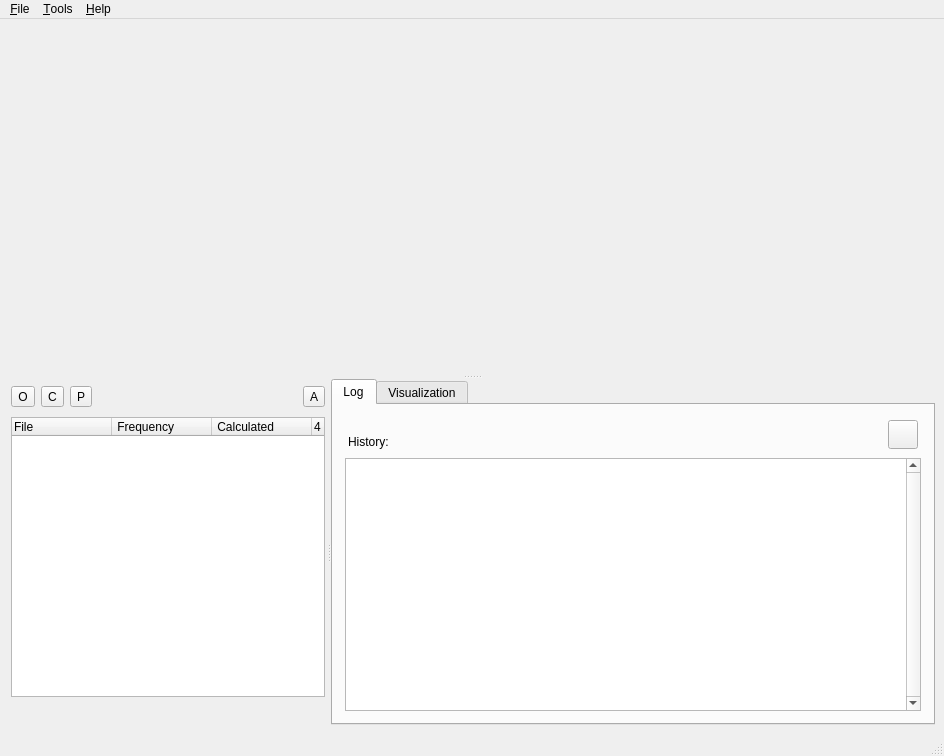
<ui version="4.0" >
 <class>MainWindowQAntenna</class>
 <widget class="QMainWindow" name="MainWindowQAntenna" >
  <property name="geometry" >
   <rect>
    <x>0</x>
    <y>0</y>
    <width>944</width>
    <height>756</height>
   </rect>
  </property>
  <property name="minimumSize" >
   <size>
    <width>640</width>
    <height>480</height>
   </size>
  </property>
  <property name="windowTitle" >
   <string>QAntenna</string>
  </property>
  <property name="windowIcon" >
   <iconset resource="resource.qrc" >:/icons/img/icon.png</iconset>
  </property>
  <widget class="QWidget" name="centralwidget" >
   <layout class="QGridLayout" >
    <property name="margin" >
     <number>9</number>
    </property>
    <property name="spacing" >
     <number>6</number>
    </property>
    <item row="0" column="0" >
     <widget class="QSplitter" name="splitter_2" >
      <property name="orientation" >
       <enum>Qt::Vertical</enum>
      </property>
      <widget class="GLWidget" native="1" name="widgetGL" >
       <property name="sizePolicy" >
        <sizepolicy>
         <hsizetype>7</hsizetype>
         <vsizetype>7</vsizetype>
         <horstretch>0</horstretch>
         <verstretch>0</verstretch>
        </sizepolicy>
       </property>
       <property name="minimumSize" >
        <size>
         <width>400</width>
         <height>300</height>
        </size>
       </property>
      </widget>
      <widget class="QSplitter" name="splitter" >
       <property name="sizePolicy" >
        <sizepolicy>
         <hsizetype>7</hsizetype>
         <vsizetype>1</vsizetype>
         <horstretch>0</horstretch>
         <verstretch>0</verstretch>
        </sizepolicy>
       </property>
       <property name="orientation" >
        <enum>Qt::Horizontal</enum>
       </property>
       <widget class="QWidget" native="1" name="widget" >
        <layout class="QVBoxLayout" >
         <property name="margin" >
          <number>2</number>
         </property>
         <property name="spacing" >
          <number>5</number>
         </property>
         <item>
          <layout class="QHBoxLayout" >
           <property name="margin" >
            <number>0</number>
           </property>
           <property name="spacing" >
            <number>6</number>
           </property>
           <item>
            <widget class="QToolButton" name="fileListOpen" >
             <property name="sizePolicy" >
              <sizepolicy>
               <hsizetype>0</hsizetype>
               <vsizetype>0</vsizetype>
               <horstretch>0</horstretch>
               <verstretch>0</verstretch>
              </sizepolicy>
             </property>
             <property name="toolTip" >
              <string>Open file...</string>
             </property>
             <property name="text" >
              <string>O</string>
             </property>
             <property name="iconSize" >
              <size>
               <width>22</width>
               <height>22</height>
              </size>
             </property>
            </widget>
           </item>
           <item>
            <widget class="QToolButton" name="fileListClose" >
             <property name="sizePolicy" >
              <sizepolicy>
               <hsizetype>0</hsizetype>
               <vsizetype>0</vsizetype>
               <horstretch>0</horstretch>
               <verstretch>0</verstretch>
              </sizepolicy>
             </property>
             <property name="toolTip" >
              <string>Close file...</string>
             </property>
             <property name="text" >
              <string>C</string>
             </property>
             <property name="iconSize" >
              <size>
               <width>22</width>
               <height>22</height>
              </size>
             </property>
            </widget>
           </item>
           <item>
            <widget class="QToolButton" name="fileListCalc" >
             <property name="text" >
              <string>P</string>
             </property>
             <property name="iconSize" >
              <size>
               <width>22</width>
               <height>22</height>
              </size>
             </property>
             <property name="toolButtonStyle" >
              <enum>Qt::ToolButtonTextBesideIcon</enum>
             </property>
            </widget>
           </item>
           <item>
            <spacer>
             <property name="orientation" >
              <enum>Qt::Horizontal</enum>
             </property>
             <property name="sizeType" >
              <enum>QSizePolicy::MinimumExpanding</enum>
             </property>
             <property name="sizeHint" >
              <size>
               <width>16</width>
               <height>31</height>
              </size>
             </property>
            </spacer>
           </item>
           <item>
            <widget class="QToolButton" name="fileListCloseAll" >
             <property name="text" >
              <string>A</string>
             </property>
             <property name="iconSize" >
              <size>
               <width>22</width>
               <height>22</height>
              </size>
             </property>
             <property name="toolButtonStyle" >
              <enum>Qt::ToolButtonTextBesideIcon</enum>
             </property>
            </widget>
           </item>
          </layout>
         </item>
         <item>
          <widget class="QTreeWidget" name="fileList" >
           <property name="enabled" >
            <bool>true</bool>
           </property>
           <property name="sizePolicy" >
            <sizepolicy>
             <hsizetype>1</hsizetype>
             <vsizetype>1</vsizetype>
             <horstretch>0</horstretch>
             <verstretch>0</verstretch>
            </sizepolicy>
           </property>
           <property name="minimumSize" >
            <size>
             <width>200</width>
             <height>0</height>
            </size>
           </property>
           <property name="maximumSize" >
            <size>
             <width>16777215</width>
             <height>16777215</height>
            </size>
           </property>
           <property name="layoutDirection" >
            <enum>Qt::LeftToRight</enum>
           </property>
           <property name="verticalScrollBarPolicy" >
            <enum>Qt::ScrollBarAsNeeded</enum>
           </property>
           <property name="horizontalScrollBarPolicy" >
            <enum>Qt::ScrollBarAlwaysOff</enum>
           </property>
           <property name="editTriggers" >
            <set>QAbstractItemView::AllEditTriggers</set>
           </property>
           <property name="alternatingRowColors" >
            <bool>true</bool>
           </property>
           <property name="selectionMode" >
            <enum>QAbstractItemView::MultiSelection</enum>
           </property>
           <property name="rootIsDecorated" >
            <bool>false</bool>
           </property>
           <property name="uniformRowHeights" >
            <bool>true</bool>
           </property>
           <property name="itemsExpandable" >
            <bool>false</bool>
           </property>
           <property name="animated" >
            <bool>false</bool>
           </property>
           <property name="allColumnsShowFocus" >
            <bool>true</bool>
           </property>
           <property name="columnCount" >
            <number>6</number>
           </property>
           <column>
            <property name="text" >
             <string>File</string>
            </property>
           </column>
           <column>
            <property name="text" >
             <string> Frequency</string>
            </property>
           </column>
           <column>
            <property name="text" >
             <string> Calculated </string>
            </property>
            <property name="icon" >
             <iconset resource="resource.qrc" >:/icons/img/sexec.png</iconset>
            </property>
           </column>
           <column>
            <property name="text" >
             <string/>
            </property>
            <property name="icon" >
             <iconset resource="resource.qrc" >:/icons/img/eye.png</iconset>
            </property>
           </column>
           <column>
            <property name="text" >
             <string>[Path]</string>
            </property>
           </column>
           <column>
            <property name="text" >
             <string>[Index]</string>
            </property>
           </column>
          </widget>
         </item>
         <item>
          <layout class="QHBoxLayout" >
           <property name="margin" >
            <number>3</number>
           </property>
           <property name="spacing" >
            <number>6</number>
           </property>
           <item>
            <spacer>
             <property name="orientation" >
              <enum>Qt::Horizontal</enum>
             </property>
             <property name="sizeHint" >
              <size>
               <width>40</width>
               <height>20</height>
              </size>
             </property>
            </spacer>
           </item>
          </layout>
         </item>
        </layout>
       </widget>
       <widget class="QTabWidget" name="tabWidget" >
        <property name="sizePolicy" >
         <sizepolicy>
          <hsizetype>7</hsizetype>
          <vsizetype>1</vsizetype>
          <horstretch>0</horstretch>
          <verstretch>0</verstretch>
         </sizepolicy>
        </property>
        <property name="tabPosition" >
         <enum>QTabWidget::North</enum>
        </property>
        <property name="tabShape" >
         <enum>QTabWidget::Rounded</enum>
        </property>
        <property name="currentIndex" >
         <number>0</number>
        </property>
        <property name="iconSize" >
         <size>
          <width>16</width>
          <height>16</height>
         </size>
        </property>
        <property name="elideMode" >
         <enum>Qt::ElideLeft</enum>
        </property>
        <widget class="QWidget" name="tabLog" >
         <attribute name="title" >
          <string>Log</string>
         </attribute>
         <layout class="QVBoxLayout" >
          <property name="margin" >
           <number>12</number>
          </property>
          <property name="spacing" >
           <number>6</number>
          </property>
          <item>
           <layout class="QHBoxLayout" >
            <property name="margin" >
             <number>3</number>
            </property>
            <property name="spacing" >
             <number>0</number>
            </property>
            <item>
             <widget class="QLabel" name="logTextLabel" >
              <property name="sizePolicy" >
               <sizepolicy>
                <hsizetype>7</hsizetype>
                <vsizetype>5</vsizetype>
                <horstretch>0</horstretch>
                <verstretch>0</verstretch>
               </sizepolicy>
              </property>
              <property name="text" >
               <string>History:</string>
              </property>
              <property name="alignment" >
               <set>Qt::AlignBottom|Qt::AlignLeading|Qt::AlignLeft</set>
              </property>
             </widget>
            </item>
            <item>
             <widget class="QToolButton" name="logTextClean" >
              <property name="toolTip" >
               <string>Clean history</string>
              </property>
              <property name="text" >
               <string/>
              </property>
              <property name="icon" >
               <iconset resource="resource.qrc" >:/icons/img/eraser.png</iconset>
              </property>
              <property name="iconSize" >
               <size>
                <width>22</width>
                <height>22</height>
               </size>
              </property>
             </widget>
            </item>
           </layout>
          </item>
          <item>
           <widget class="QWidget" native="1" name="verticalLayout_6" >
            <layout class="QVBoxLayout" >
             <property name="margin" >
              <number>0</number>
             </property>
             <property name="spacing" >
              <number>6</number>
             </property>
             <item>
              <widget class="QTextEdit" name="logText" >
               <property name="sizePolicy" >
                <sizepolicy>
                 <hsizetype>5</hsizetype>
                 <vsizetype>1</vsizetype>
                 <horstretch>0</horstretch>
                 <verstretch>0</verstretch>
                </sizepolicy>
               </property>
               <property name="maximumSize" >
                <size>
                 <width>16777215</width>
                 <height>16777215</height>
                </size>
               </property>
               <property name="acceptDrops" >
                <bool>false</bool>
               </property>
               <property name="verticalScrollBarPolicy" >
                <enum>Qt::ScrollBarAlwaysOn</enum>
               </property>
               <property name="horizontalScrollBarPolicy" >
                <enum>Qt::ScrollBarAlwaysOff</enum>
               </property>
               <property name="autoFormatting" >
                <set>QTextEdit::AutoNone</set>
               </property>
               <property name="tabChangesFocus" >
                <bool>true</bool>
               </property>
               <property name="undoRedoEnabled" >
                <bool>false</bool>
               </property>
               <property name="readOnly" >
                <bool>true</bool>
               </property>
               <property name="html" >
                <string>&lt;html>&lt;head>&lt;meta name="qrichtext" content="1" />&lt;style type="text/css">
p, li { white-space: pre-wrap; }
&lt;/style>&lt;/head>&lt;body style=" font-family:'Nimbus Sans L'; font-size:9pt; font-weight:400; font-style:normal; text-decoration:none;">
&lt;p style="-qt-paragraph-type:empty; margin-top:0px; margin-bottom:0px; margin-left:0px; margin-right:0px; -qt-block-indent:0; text-indent:0px;">&lt;/p>&lt;/body>&lt;/html></string>
               </property>
               <property name="textInteractionFlags" >
                <enum>Qt::NoTextInteraction</enum>
               </property>
              </widget>
             </item>
            </layout>
           </widget>
          </item>
         </layout>
        </widget>
        <widget class="QWidget" name="tabParameters" >
         <property name="enabled" >
          <bool>true</bool>
         </property>
         <attribute name="title" >
          <string>Visualization</string>
         </attribute>
         <layout class="QGridLayout" >
          <property name="margin" >
           <number>9</number>
          </property>
          <property name="spacing" >
           <number>6</number>
          </property>
          <item row="2" column="0" >
           <widget class="QWidget" native="1" name="layoutWidget_12" >
            <layout class="QHBoxLayout" >
             <property name="margin" >
              <number>2</number>
             </property>
             <property name="spacing" >
              <number>6</number>
             </property>
             <item>
              <layout class="QVBoxLayout" >
               <property name="margin" >
                <number>3</number>
               </property>
               <property name="spacing" >
                <number>6</number>
               </property>
               <item>
                <widget class="QLabel" name="labelSurfaceScale" >
                 <property name="text" >
                  <string>Pattern scale</string>
                 </property>
                </widget>
               </item>
               <item>
                <widget class="QLabel" name="labelAlpha" >
                 <property name="text" >
                  <string>Transparency</string>
                 </property>
                </widget>
               </item>
               <item>
                <widget class="QLabel" name="labelSphereRadius" >
                 <property name="text" >
                  <string>Spheres radius</string>
                 </property>
                </widget>
               </item>
               <item>
                <widget class="QLabel" name="labelSegmentRadius" >
                 <property name="text" >
                  <string>Segment radius</string>
                 </property>
                </widget>
               </item>
              </layout>
             </item>
             <item>
              <layout class="QVBoxLayout" >
               <property name="margin" >
                <number>3</number>
               </property>
               <property name="spacing" >
                <number>6</number>
               </property>
               <item>
                <widget class="QSlider" name="horizontalSliderSurfaceScale" >
                 <property name="minimumSize" >
                  <size>
                   <width>250</width>
                   <height>0</height>
                  </size>
                 </property>
                 <property name="toolTip" >
                  <string/>
                 </property>
                 <property name="minimum" >
                  <number>0</number>
                 </property>
                 <property name="maximum" >
                  <number>50</number>
                 </property>
                 <property name="pageStep" >
                  <number>1</number>
                 </property>
                 <property name="value" >
                  <number>10</number>
                 </property>
                 <property name="orientation" >
                  <enum>Qt::Horizontal</enum>
                 </property>
                 <property name="tickPosition" >
                  <enum>QSlider::TicksBelow</enum>
                 </property>
                 <property name="tickInterval" >
                  <number>4</number>
                 </property>
                </widget>
               </item>
               <item>
                <widget class="QSlider" name="horizontalSliderAlpha" >
                 <property name="minimum" >
                  <number>0</number>
                 </property>
                 <property name="maximum" >
                  <number>100</number>
                 </property>
                 <property name="singleStep" >
                  <number>1</number>
                 </property>
                 <property name="pageStep" >
                  <number>2</number>
                 </property>
                 <property name="value" >
                  <number>50</number>
                 </property>
                 <property name="sliderPosition" >
                  <number>50</number>
                 </property>
                 <property name="orientation" >
                  <enum>Qt::Horizontal</enum>
                 </property>
                 <property name="tickPosition" >
                  <enum>QSlider::TicksBelow</enum>
                 </property>
                 <property name="tickInterval" >
                  <number>7</number>
                 </property>
                </widget>
               </item>
               <item>
                <widget class="QSlider" name="horizontalSliderRadius" >
                 <property name="maximum" >
                  <number>100</number>
                 </property>
                 <property name="singleStep" >
                  <number>1</number>
                 </property>
                 <property name="pageStep" >
                  <number>2</number>
                 </property>
                 <property name="value" >
                  <number>50</number>
                 </property>
                 <property name="sliderPosition" >
                  <number>50</number>
                 </property>
                 <property name="orientation" >
                  <enum>Qt::Horizontal</enum>
                 </property>
                 <property name="tickPosition" >
                  <enum>QSlider::TicksBelow</enum>
                 </property>
                 <property name="tickInterval" >
                  <number>2</number>
                 </property>
                </widget>
               </item>
               <item>
                <widget class="QSlider" name="horizontalSliderSegmentRadius" >
                 <property name="minimum" >
                  <number>1</number>
                 </property>
                 <property name="maximum" >
                  <number>10</number>
                 </property>
                 <property name="pageStep" >
                  <number>1</number>
                 </property>
                 <property name="sliderPosition" >
                  <number>2</number>
                 </property>
                 <property name="orientation" >
                  <enum>Qt::Horizontal</enum>
                 </property>
                 <property name="tickPosition" >
                  <enum>QSlider::TicksBelow</enum>
                 </property>
                </widget>
               </item>
              </layout>
             </item>
            </layout>
           </widget>
          </item>
          <item row="4" column="0" >
           <layout class="QHBoxLayout" >
            <property name="margin" >
             <number>0</number>
            </property>
            <property name="spacing" >
             <number>6</number>
            </property>
            <item>
             <widget class="QLabel" name="labelDBMinimum" >
              <property name="sizePolicy" >
               <sizepolicy>
                <hsizetype>7</hsizetype>
                <vsizetype>5</vsizetype>
                <horstretch>0</horstretch>
                <verstretch>0</verstretch>
               </sizepolicy>
              </property>
              <property name="text" >
               <string>Minimum dB at the origin</string>
              </property>
              <property name="buddy" >
               <cstring>doubleSpinBoxDBMinimum</cstring>
              </property>
             </widget>
            </item>
            <item>
             <spacer>
              <property name="orientation" >
               <enum>Qt::Horizontal</enum>
              </property>
              <property name="sizeType" >
               <enum>QSizePolicy::Fixed</enum>
              </property>
              <property name="sizeHint" >
               <size>
                <width>10</width>
                <height>20</height>
               </size>
              </property>
             </spacer>
            </item>
            <item>
             <widget class="QDoubleSpinBox" name="doubleSpinBoxDBMinimum" >
              <property name="sizePolicy" >
               <sizepolicy>
                <hsizetype>7</hsizetype>
                <vsizetype>0</vsizetype>
                <horstretch>0</horstretch>
                <verstretch>0</verstretch>
               </sizepolicy>
              </property>
              <property name="alignment" >
               <set>Qt::AlignRight</set>
              </property>
              <property name="maximum" >
               <double>0.000000000000000</double>
              </property>
              <property name="minimum" >
               <double>-100.000000000000000</double>
              </property>
              <property name="singleStep" >
               <double>0.050000000000000</double>
              </property>
              <property name="value" >
               <double>-25.000000000000000</double>
              </property>
             </widget>
            </item>
            <item>
             <spacer>
              <property name="orientation" >
               <enum>Qt::Horizontal</enum>
              </property>
              <property name="sizeHint" >
               <size>
                <width>40</width>
                <height>20</height>
               </size>
              </property>
             </spacer>
            </item>
           </layout>
          </item>
          <item row="3" column="0" >
           <spacer>
            <property name="orientation" >
             <enum>Qt::Vertical</enum>
            </property>
            <property name="sizeHint" >
             <size>
              <width>20</width>
              <height>16</height>
             </size>
            </property>
           </spacer>
          </item>
          <item rowspan="5" row="1" column="1" >
           <widget class="QGroupBox" name="groupBoxVisualizationStyle" >
            <property name="title" >
             <string>Modes</string>
            </property>
            <layout class="QGridLayout" >
             <property name="margin" >
              <number>9</number>
             </property>
             <property name="spacing" >
              <number>6</number>
             </property>
             <item row="0" column="0" >
              <layout class="QVBoxLayout" >
               <property name="margin" >
                <number>3</number>
               </property>
               <property name="spacing" >
                <number>6</number>
               </property>
               <item>
                <widget class="QCheckBox" name="checkBoxSurface" >
                 <property name="enabled" >
                  <bool>true</bool>
                 </property>
                 <property name="text" >
                  <string>Surface</string>
                 </property>
                </widget>
               </item>
               <item>
                <widget class="QCheckBox" name="checkBoxSpheres" >
                 <property name="text" >
                  <string>Spheres</string>
                 </property>
                </widget>
               </item>
               <item>
                <widget class="QCheckBox" name="checkBoxMesh" >
                 <property name="text" >
                  <string>Mesh</string>
                 </property>
                </widget>
               </item>
               <item>
                <widget class="QCheckBox" name="checkBoxInsideTriangles" >
                 <property name="text" >
                  <string>Volumetric</string>
                 </property>
                </widget>
               </item>
               <item>
                <widget class="QCheckBox" name="checkBoxGrid" >
                 <property name="text" >
                  <string>Show grid</string>
                 </property>
                </widget>
               </item>
              </layout>
             </item>
            </layout>
           </widget>
          </item>
          <item row="0" column="1" >
           <spacer>
            <property name="orientation" >
             <enum>Qt::Vertical</enum>
            </property>
            <property name="sizeHint" >
             <size>
              <width>20</width>
              <height>40</height>
             </size>
            </property>
           </spacer>
          </item>
          <item row="6" column="1" >
           <spacer>
            <property name="orientation" >
             <enum>Qt::Vertical</enum>
            </property>
            <property name="sizeHint" >
             <size>
              <width>20</width>
              <height>40</height>
             </size>
            </property>
           </spacer>
          </item>
         </layout>
        </widget>
       </widget>
      </widget>
     </widget>
    </item>
   </layout>
  </widget>
  <widget class="QStatusBar" name="statusbar" >
   <property name="sizePolicy" >
    <sizepolicy>
     <hsizetype>5</hsizetype>
     <vsizetype>1</vsizetype>
     <horstretch>0</horstretch>
     <verstretch>0</verstretch>
    </sizepolicy>
   </property>
   <property name="sizeGripEnabled" >
    <bool>true</bool>
   </property>
  </widget>
  <widget class="QMenuBar" name="menubar" >
   <property name="geometry" >
    <rect>
     <x>0</x>
     <y>0</y>
     <width>944</width>
     <height>34</height>
    </rect>
   </property>
   <property name="defaultUp" >
    <bool>false</bool>
   </property>
   <widget class="QMenu" name="menuHelp" >
    <property name="title" >
     <string>&amp;Help</string>
    </property>
    <addaction name="actionAbout" />
    <addaction name="actionAboutQt" />
   </widget>
   <widget class="QMenu" name="menuFile" >
    <property name="title" >
     <string>&amp;File</string>
    </property>
    <addaction name="actionOpen" />
    <addaction name="separator" />
    <addaction name="actionClose" />
    <addaction name="actionCloseAll" />
    <addaction name="separator" />
    <addaction name="actionQuit" />
   </widget>
   <widget class="QMenu" name="menuActions" >
    <property name="title" >
     <string>&amp;Tools</string>
    </property>
    <addaction name="actionCalc" />
    <addaction name="separator" />
    <addaction name="actionRender" />
    <addaction name="actionRenderClipboard" />
   </widget>
   <addaction name="menuFile" />
   <addaction name="menuActions" />
   <addaction name="menuHelp" />
  </widget>
  <action name="actionQuit" >
   <property name="icon" >
    <iconset resource="resource.qrc" >:/icons/img/exit.png</iconset>
   </property>
   <property name="text" >
    <string>&amp;Quit</string>
   </property>
   <property name="iconText" >
    <string>Quit</string>
   </property>
   <property name="shortcut" >
    <string>Ctrl+Q</string>
   </property>
  </action>
  <action name="actionAbout" >
   <property name="icon" >
    <iconset resource="resource.qrc" >:/icons/img/spattern.png</iconset>
   </property>
   <property name="text" >
    <string>&amp;About...</string>
   </property>
   <property name="shortcut" >
    <string>F1</string>
   </property>
  </action>
  <action name="actionOpen" >
   <property name="icon" >
    <iconset resource="resource.qrc" >:/icons/img/open.png</iconset>
   </property>
   <property name="text" >
    <string>&amp;Open...</string>
   </property>
   <property name="shortcut" >
    <string>Ctrl+O</string>
   </property>
  </action>
  <action name="actionClose" >
   <property name="enabled" >
    <bool>false</bool>
   </property>
   <property name="icon" >
    <iconset resource="resource.qrc" >:/icons/img/close.png</iconset>
   </property>
   <property name="text" >
    <string>&amp;Close</string>
   </property>
   <property name="shortcut" >
    <string>Ctrl+W</string>
   </property>
  </action>
  <action name="actionCloseAll" >
   <property name="enabled" >
    <bool>false</bool>
   </property>
   <property name="icon" >
    <iconset resource="resource.qrc" >:/icons/img/close.png</iconset>
   </property>
   <property name="text" >
    <string>C&amp;lose all</string>
   </property>
  </action>
  <action name="actionCalc" >
   <property name="enabled" >
    <bool>false</bool>
   </property>
   <property name="icon" >
    <iconset resource="resource.qrc" >:/icons/img/exec.png</iconset>
   </property>
   <property name="text" >
    <string>C&amp;alculate patterns</string>
   </property>
   <property name="shortcut" >
    <string>Ctrl+A</string>
   </property>
  </action>
  <action name="actionAboutQt" >
   <property name="icon" >
    <iconset resource="resource.qrc" >:/icons/img/qt.png</iconset>
   </property>
   <property name="text" >
    <string>About &amp;Qt...</string>
   </property>
  </action>
  <action name="actionRender" >
   <property name="icon" >
    <iconset resource="resource.qrc" >:/icons/img/filesave.png</iconset>
   </property>
   <property name="text" >
    <string>&amp;Render to file...</string>
   </property>
   <property name="iconText" >
    <string>Render to file</string>
   </property>
   <property name="toolTip" >
    <string>Render to file</string>
   </property>
   <property name="shortcut" >
    <string>Ctrl+R</string>
   </property>
  </action>
  <action name="actionRenderClipboard" >
   <property name="icon" >
    <iconset resource="resource.qrc" >:/icons/img/filesave.png</iconset>
   </property>
   <property name="text" >
    <string>Render to &amp;clipboard...</string>
   </property>
   <property name="shortcut" >
    <string>Ctrl+C</string>
   </property>
  </action>
 </widget>
 <customwidgets>
  <customwidget>
   <class>GLWidget</class>
   <extends>QWidget</extends>
   <header>glwidget.h</header>
  </customwidget>
 </customwidgets>
 <resources>
  <include location="resource.qrc" />
 </resources>
 <connections/>
</ui>
